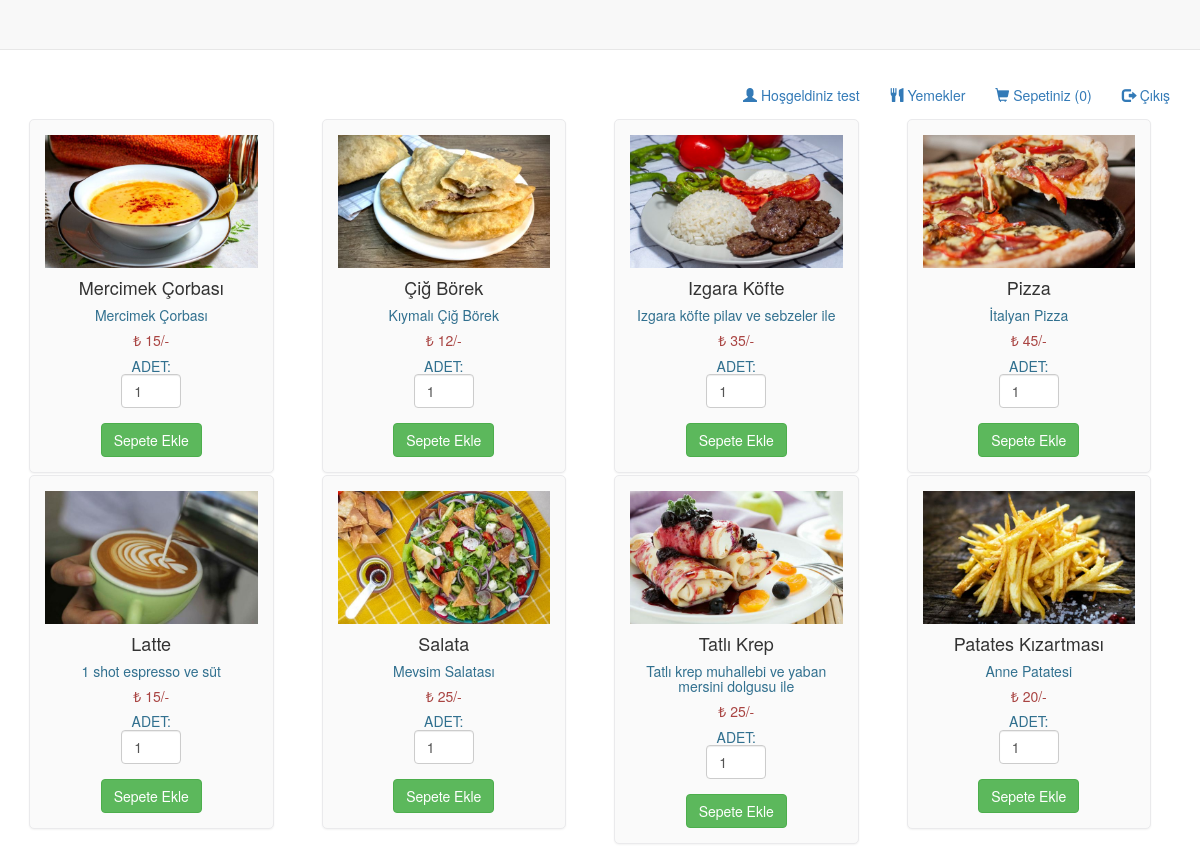
The page /yemeksepeti/index.php (signed in) on the database its author committed.
### tables this page shows
CREATE TABLE `food_items` (
  `id` int(30) NOT NULL,
  `name` varchar(30) NOT NULL,
  `price` int(30) NOT NULL,
  `description` varchar(200) NOT NULL,
  `images` varchar(200) NOT NULL,
  `status` varchar(10) NOT NULL DEFAULT 'ENABLE'
);

### yemeksepeti/class/Food.php (called while the page is built)
<?php
class Food {
	private $foodItemsTable = 'food_items';
	private $conn;
	public function __construct($db){
        $this->conn = $db;
    }
	public function itemsList(){
		$stmt = $this->conn->prepare("SELECT id, name, price, description, images, status FROM ".$this->foodItemsTable);
		$stmt->execute();
		$result = $stmt->get_result();
		return $result;
	}
}
?>

### yemeksepeti/index.php (the view, shortened to what this page needs)
<?php
include_once 'config/Database.php';
include_once 'class/Food.php';
$database = new Database();
$db = $database->getConnection();
$food = new Food($db);
include('inc/header.php');
?>
  <link rel="stylesheet" type = "text/css" href ="css/foods.css">
<?php include('inc/container.php');?>
<div class="content">
	<div class="container-fluid">
		<div class='row'>
        <?php include('top_menu.php'); ?>
		</div>
			<div class='row'>
			<?php
			$result = $food->itemsList();
			$count=0;
			while ($item = $result->fetch_assoc()) {
			if ($count == 0) {
				echo "<div class='row'>";
			}
			?>
				<div class="col-md-3">
					<form method="post" action="cart.php?action=add&id=<?php echo $item["id"]; ?>">
						<div class="mypanel" align="center";>
							<img src="images/<?php echo $item["images"]; ?>" class="img-responsive">
							<h4 class="text-dark"><?php echo $item["name"]; ?></h4>
							<h5 class="text-info"><?php echo $item["description"]; ?></h5>
							<h5 class="text-danger">₺ <?php echo $item["price"]; ?>/-</h5>
							<h5 class="text-info">ADET: <input type="number" min="1" max="25" name="quantity" class="form-control" value="1" style="width: 60px;"> </h5>
							<input type="submit" name="add" style="margin-top:5px;" class="btn btn-success" value="Sepete Ekle">
						</div>
					</form>
				</div>
			<?php
			$count++;
			if($count==4)
			{
			  echo "</div>";
			  $count=0;
			}
			}
			?>
			</div>
    </div>
<?php include('inc/footer.php');?>

### yemeksepeti/css/foods.css (style rules this page uses)
.mypanel { border: 1px solid #eaeaec; margin: -1px 19px 3px -1px; box-shadow: 0 1px 2px rgba(0,0,0,0.05); background-color: #FAFAFA; padding:15px; border-radius: 5px; }
input { border: 5px solid white; }

### rows shown on the page
food_items: images (picture), name "Mercimek Çorbası", description "Mercimek Çorbası", price "15"
food_items: images (picture), name "Çiğ Börek", description "Kıymalı Çiğ Börek", price "12"
food_items: images (picture), name "Izgara Köfte", description "Izgara köfte pilav ve sebzeler ile", price "35"
food_items: images (picture), name "Pizza", description "İtalyan Pizza", price "45"
food_items: images (picture), name "Latte", description "1 shot espresso ve süt", price "15"
food_items: images (picture), name "Salata", description "Mevsim Salatası", price "25"
food_items: images (picture), name "Tatlı Krep", description "Tatlı krep muhallebi ve yaban mersini dolgusu ile", price "25"
food_items: images (picture), name "Patates Kızartması", description "Anne Patatesi", price "20"

### other values the page prints
$_SESSION["name"] "test"
